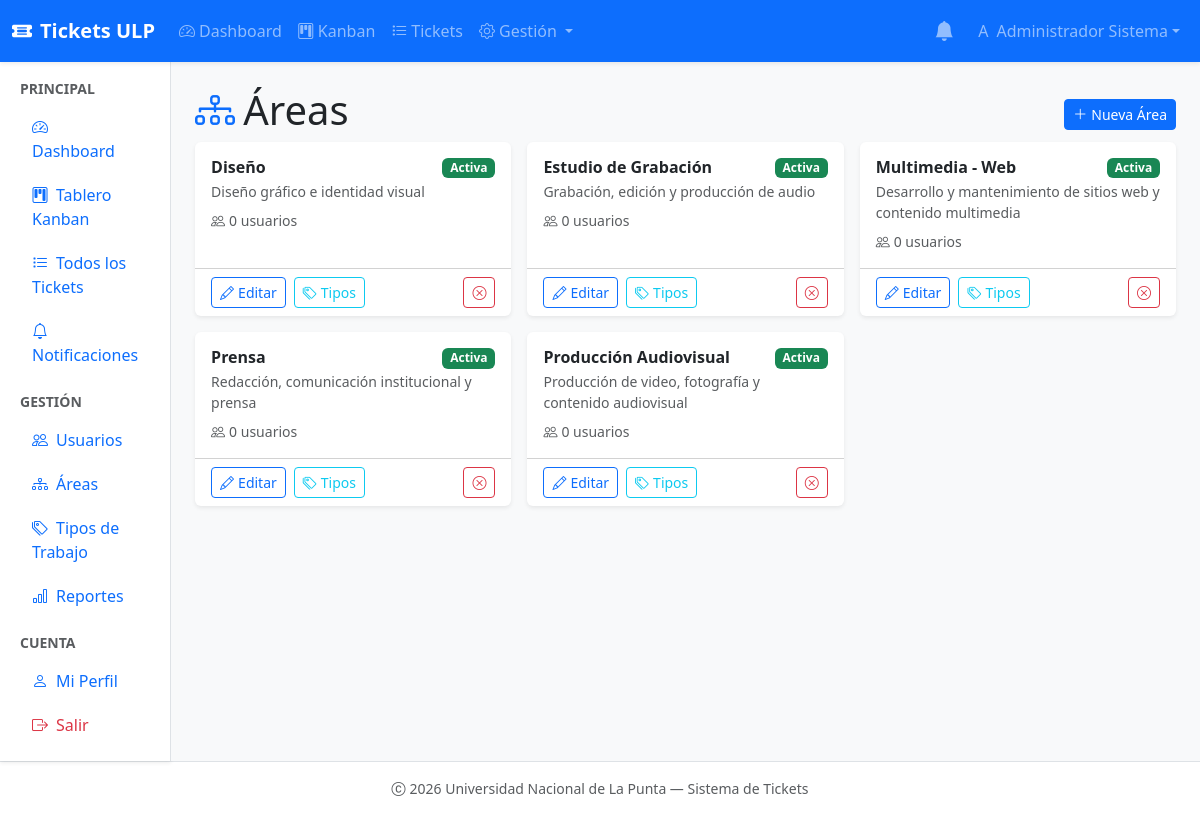
/dashboard/areas.php (signed in), run on the app's committed database.
### tables this page shows
CREATE TABLE `areas` (
  `id` INT(11) UNSIGNED NOT NULL AUTO_INCREMENT,
  `nombre` VARCHAR(100) NOT NULL,
  `descripcion` TEXT DEFAULT NULL,
  `activo` TINYINT(1) NOT NULL DEFAULT 1,
  `created_at` TIMESTAMP NOT NULL DEFAULT CURRENT_TIMESTAMP,
  `updated_at` TIMESTAMP NOT NULL DEFAULT CURRENT_TIMESTAMP ON UPDATE CURRENT_TIMESTAMP,
  PRIMARY KEY (`id`)
);

### dashboard/areas.php (the view, shortened to what this page needs)
<?php
$pdo       = db();
$areas = $pdo->query("SELECT a.*, COUNT(u.id) AS num_usuarios FROM areas a LEFT JOIN usuarios u ON u.area_id=a.id AND u.activo=1 GROUP BY a.id ORDER BY a.activo DESC, a.nombre")->fetchAll();
include __DIR__ . '/../includes/header-dashboard.php';
?>
<div class="page-header d-flex justify-content-between align-items-center">
    <h1><i class="bi bi-diagram-3 me-2 text-primary"></i>Áreas</h1>
    <a href="<?= APP_URL ?>/dashboard/area-form.php" class="btn btn-primary btn-sm">
        <i class="bi bi-plus-lg me-1"></i>Nueva Área
    </a>
</div>
<div class="row g-3">
    <?php foreach ($areas as $area): ?>
    <div class="col-md-6 col-lg-4">
        <div class="card border-0 shadow-sm h-100 <?= !$area['activo'] ? 'opacity-50' : '' ?>">
            <div class="card-body">
                <div class="d-flex justify-content-between align-items-start">
                    <h6 class="fw-bold mb-1"><?= htmlspecialchars($area['nombre']) ?></h6>
                    <span class="badge bg-<?= $area['activo'] ? 'success' : 'secondary' ?> ms-2">
                        <?= $area['activo'] ? 'Activa' : 'Inactiva' ?>
                    </span>
                </div>
                <?php if ($area['descripcion']): ?>
                <p class="text-muted small mb-2"><?= htmlspecialchars($area['descripcion']) ?></p>
                <?php endif; ?>
                <p class="text-muted small mb-0">
                    <i class="bi bi-people me-1"></i><?= $area['num_usuarios'] ?> usuario<?= $area['num_usuarios'] != 1 ? 's' : '' ?>
                </p>
            </div>
            <div class="card-footer bg-transparent d-flex gap-2">
                <a href="<?= APP_URL ?>/dashboard/area-form.php?id=<?= $area['id'] ?>" class="btn btn-sm btn-outline-primary">
                    <i class="bi bi-pencil me-1"></i>Editar
                </a>
                <a href="<?= APP_URL ?>/dashboard/tipos-trabajo.php?area=<?= $area['id'] ?>" class="btn btn-sm btn-outline-info">
                    <i class="bi bi-tags me-1"></i>Tipos
                </a>
                <form method="POST" class="d-inline ms-auto">
                    <button type="submit" class="btn btn-sm btn-outline-<?= $area['activo'] ? 'danger' : 'success' ?>"
                        data-confirm="<?= $area['activo'] ? '¿Desactivar esta área?' : '¿Activar esta área?' ?>">
                        <i class="bi bi-<?= $area['activo'] ? 'x-circle' : 'check-circle' ?>"></i>
                    </button>
                </form>
            </div>
        </div>
    </div>
    <?php endforeach; ?>
</div>
<?php include __DIR__ . '/../includes/footer-dashboard.php'; ?>

### data on the page
areas: nombre "Diseño", activo "Activa", descripcion "Diseño gráfico e identidad visual", num_usuarios "0"
areas: nombre "Estudio de Grabación", activo "Activa", descripcion "Grabación, edición y producción de audio", num_usuarios "0"
areas: nombre "Multimedia - Web", activo "Activa", descripcion "Desarrollo y mantenimiento de sitios web y contenido multimedia", num_usuarios "0"
areas: nombre "Prensa", activo "Activa", descripcion "Redacción, comunicación institucional y prensa", num_usuarios "0"
areas: nombre "Producción Audiovisual", activo "Activa", descripcion "Producción de video, fotografía y contenido audiovisual", num_usuarios "0"

### other printed values
mb_strtoupper(mb_substr($user['nombre'] ?? 'U', 0, 1)) "A"
$userName "Administrador Sistema"
